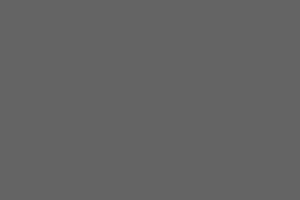
Frame 1 (no input)
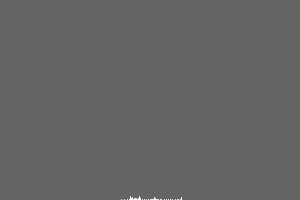
Frame 60 (the mouse pressed at the canvas centre just before this capture)
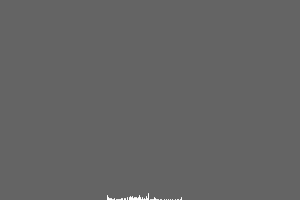
Frame 120 (the mouse held since frame 60 and released just before this capture)

The Processing sketch that drew these frames (run headless with seeded random() and noise(); from frame 60 on, the mouse is pressed at the canvas centre):

// Processing sketch: processing_89089
// ── processing_89089.pde

// The Nature of Code
// Daniel Shiffman
// http://natureofcode.com

// Testing Distribution of Perlin Noise generated #'s vs. Randoms

float[] vals;
float[] norms;
float xoff = 0.0f;

void setup() {
  size(300,200);
  vals = new float[width];
  norms = new float[width];
}

void draw() {
  background(100);
  float n = noise(xoff);
  int index = int(n*width);
  vals[index]++;
  xoff += 0.01;
 stroke(255);
  boolean normalization = false;
  float maxy = 0.0;
  for (int x = 0; x < vals.length; x++) {
    line(x,height,x,height-norms[x]);
    if (vals[x] > height) normalization = true;
    if(vals[x] > maxy) maxy = vals[x];
  }
  for (int x = 0; x < vals.length; x++) {
    if (normalization) norms[x] = (vals[x] / maxy) * (height);
    else norms[x] = vals[x];
  }
}
